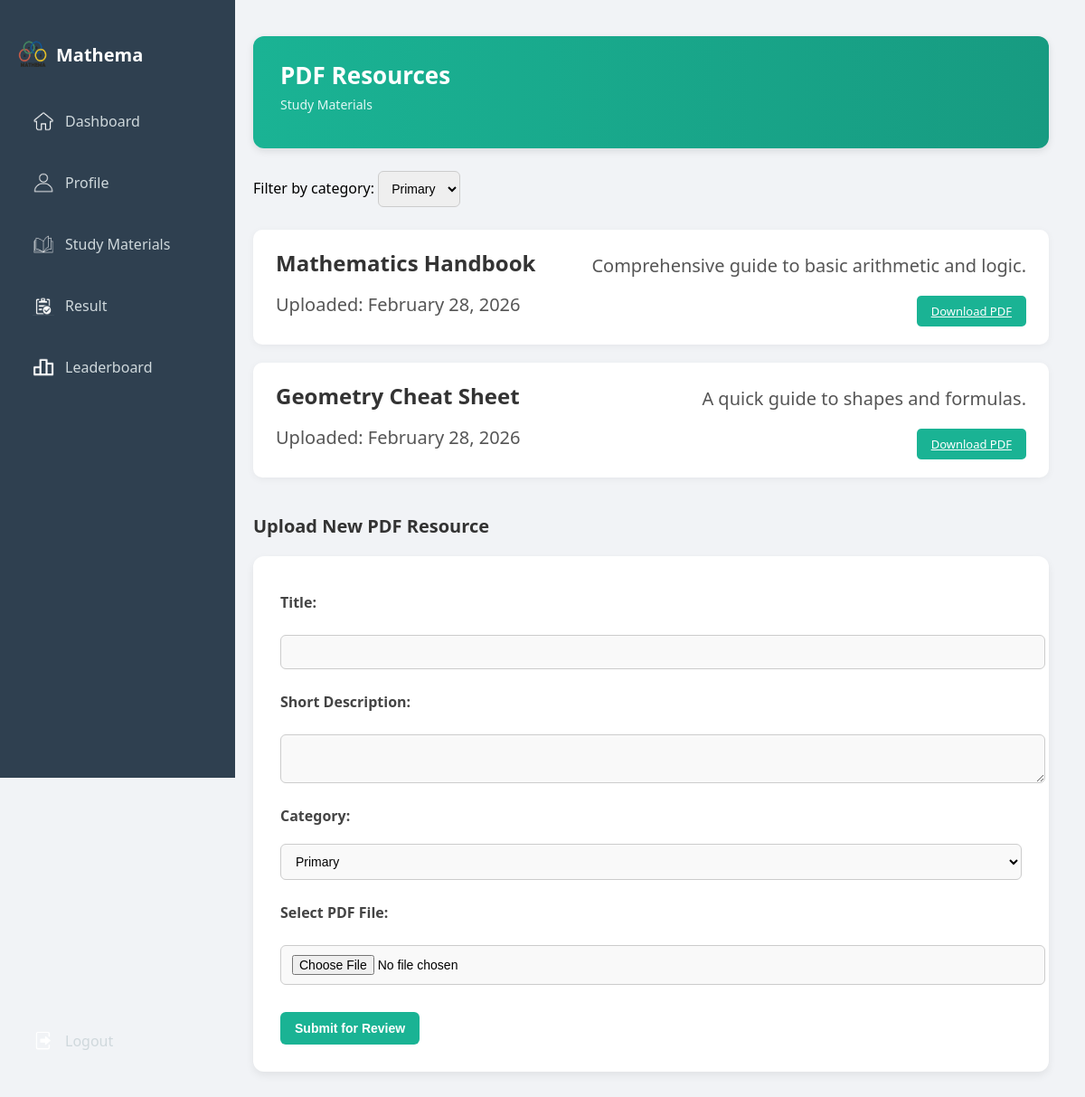
Screenshot of /dashboard/resources.php?category=Primary with the database file from the repository.
### tables this page shows
CREATE TABLE `resources` (
  `id` int(11) NOT NULL,
  `title` varchar(255) NOT NULL,
  `description` text NOT NULL,
  `filename` varchar(255) NOT NULL,
  `category` varchar(50) NOT NULL,
  `status` varchar(20) DEFAULT 'pending',
  `uploaded_at` timestamp NOT NULL DEFAULT CURRENT_TIMESTAMP
);

### dashboard/resources.php (the view, shortened to what this page needs)
<?php
require_once 'pdo.php';
$category = $_GET['category'] ?? '';
?>
<!DOCTYPE html>
<html lang="en">
<head>
  <link rel="stylesheet" href="css/sidebar.css" />
  <link rel="stylesheet" href="css/resources.css" />
</head>
<body>
<div class="layout">
  <div class="sidebar">
      <div class="logo">
        <img src="images/logo.png" alt="Mathema Logo">
        <h2>Mathema</h2>
      </div>
      <ul>
        <li class="sidebarItems"><a href="dashboard.php"><img src="images/home.png"> Dashboard</a></li>
        <li class="sidebarItems"><a href="profile-page.php"><img src="images/profile.png"> Profile</a></li>
        <li class="sidebarItems"><a href="resources.php"><img src="images/resources.png"> Study Materials</a></li>
        <li class="sidebarItems"><a href="result.php"><img src="images/result.png"> Result</a></li>
        <li class="sidebarItems"><a href="leaderboard.php"><img src="images/rank.png" alt=""> Leaderboard</a></li>
        <li class="logout"><a href="../MyMathema.php"><img src="images/logout.png"> Logout</a></li>
      </ul>
    </div>
  <div class="main-content">
    <div class="pdf-header">
      <h1>PDF Resources</h1>
      <p class="subtext">Study Materials</p>
    </div>
    <div class="filter-section">
      <label for="categoryFilter">Filter by category:</label>
      <select id="categoryFilter">
        <?php
          $categories = ['Primary', 'Junior', 'Senior', 'Open'];
          foreach ($categories as $cat) {
              $selected = ($cat === $category) ? 'selected' : '';
              echo "<option value=\"$cat\" $selected>$cat</option>";
          }
        ?>
      </select>
    </div>
    <div class="resource-list">
      <?php
      $stmt = $pdo->prepare("SELECT * FROM resources WHERE category = ? AND status = 'approved' ORDER BY uploaded_at DESC");
      $stmt->execute([$category]);
      $resources = $stmt->fetchAll();
      if (empty($resources)) {
          echo "<p>No resources uploaded yet for your category.</p>";
      } else {
          foreach ($resources as $res) {
              echo "<div class='resource-card'>";
              echo "<h4>" . htmlspecialchars($res['title']) . "</h4>";
              echo "<p>" . htmlspecialchars($res['description']) . "</p>";
              echo "<p>Uploaded: " . date('F j, Y', strtotime($res['uploaded_at'])) . "</p>"."<br>";
              echo "<a class='download-btn' href='uploads/" . htmlspecialchars($res['filename']) . "' download>Download PDF</a>";
              echo "</div>";
          }
      }
      ?>
    </div>
    <div class="upload-section">
      <h3>Upload New PDF Resource</h3>
      <form action="upload-resource.php" method="POST" enctype="multipart/form-data">
        <label for="title">Title:</label>
        <input type="text" name="title" required>
        <label for="description">Short Description:</label>
        <textarea name="description" rows="2" required></textarea>
        <label for="category">Category:</label>
        <select name="category" required>
          <option value="Primary">Primary</option>
        </select>
        <label for="pdf">Select PDF File:</label>
        <input type="file" name="pdf" accept="application/pdf" required>
        <button type="submit" class="action-button">Submit for Review</button>
      </form>
    </div>
  </div>
</div>
</body>
</html>

### dashboard/css/sidebar.css (style rules this page uses)
body { font-family: 'Segoe UI', sans-serif; background-color: #f1f3f6; margin: 0; padding: 0; }
.layout { display: flex; min-height: 100vh; }
.sidebar { width: 220px; background-color: #2f4050; color: #fff; padding: 30px 20px; height: 100vh; position: fixed; top: 0; left: 0; }
.sidebar .logo { display: flex; align-items: center; gap: 10px; margin-bottom: 20px; }
.sidebar .logo img { width: 32px; height: 32px; }
.sidebar .logo h2 { font-size: 20px; font-weight: bold; color: #fff; }
.sidebar ul { list-style: none; padding: 0; }
.sidebarItems { margin: 20px 0; }
.sidebarItems a { display: flex; align-items: center; gap: 12px; padding: 12px 16px; text-decoration: none; color: #cfd8dc; border-radius: 6px; transition: background-color 0.3s ease; }
.sidebar ul li a img { width: 24px; height: 24px; object-fit: contain; filter: brightness(0) invert(1); }
.logout { margin: 20px 0; }
.logout a { position: fixed; display: flex; align-items: center; bottom: 0; margin-bottom: 50px; min-width: 188px; gap: 12px; padding: 12px 16px; text-decoration: none; color: #cfd8dc; border-radius: 6px; transition: background-color 0.3s ease; }
.main-content { margin-left: 240px; padding: 40px; width: calc(100% - 240px); }

### dashboard/css/resources.css (style rules this page uses)
.pdf-header { background: linear-gradient(to right, #1ab394, #179b81); padding: 25px 30px; border-radius: 12px; color: white; box-shadow: 0 3px 8px rgba(0,0,0,0.1); margin-bottom: 25px; }
.pdf-header h1 { font-size: 26px; margin: 0; }
.pdf-header .subtext { font-size: 14px; color: #e0f7f4; margin-top: 5px; }
.filter-section { margin-bottom: 25px; }
.filter-section select { padding: 10px; font-size: 14px; border: 1px solid #ccc; border-radius: 6px; }
.resource-list { display: flex; flex-direction: column; gap: 20px; }
.resource-card { background: #fff; padding: 20px 25px; border-radius: 10px; box-shadow: 0 2px 8px rgba(0,0,0,0.05); }
.resource-card h4 { margin: 0 0 8px; font-size: 18px; color: #333; }
.resource-card p { font-size: 14px; color: #555; margin: 0 0 5px; }
.download-btn { background-color: #1ab394; color: white; padding: 8px 16px; font-size: 13px; border: none; border-radius: 5px; cursor: pointer; margin-top: 10px; }
.upload-section { margin-top: 40px; }
.upload-section form { background: #fff; padding: 25px; border-radius: 10px; box-shadow: 0 2px 6px rgba(0,0,0,0.1); }
.upload-section h3 { margin-bottom: 15px; font-size: 18px; }
.upload-section label { font-weight: 600; display: block; margin-top: 10px; }
.upload-section input, .upload-section textarea { width: 100%; padding: 8px; margin-top: 5px; border-radius: 5px; border: 1px solid #ccc; }
.upload-section button { margin-top: 15px; }
.upload-section form { background: #fff; padding: 30px; border-radius: 12px; box-shadow: 0 4px 10px rgba(0, 0, 0, 0.07); display: flex; flex-direction: column; gap: 15px; }
.upload-section h3 { margin-bottom: 20px; font-size: 20px; font-weight: 600; color: #333; }
.upload-section label { font-weight: 600; margin-bottom: 5px; color: #444; }
.upload-section input[type="text"], .upload-section textarea, .upload-section select, .upload-section input[type="file"] { width: 100%; padding: 10px 12px; font-size: 14px; border-radius: 6px; border: 1px solid #ccc; background-color: #f9f9f9; transition: border 0.3s ease; }
.upload-section button { background-color: #1ab394; color: white; font-size: 14px; font-weight: bold; padding: 10px 16px; border: none; border-radius: 6px; cursor: pointer; align-self: flex-start; transition: background-color 0.3s ease; }
.resource-card { display: flex; justify-content: space-between; flex-wrap: wrap; padding: 20px 25px; border-radius: 10px; background: #fff; box-shadow: 0 2px 8px rgba(0, 0, 0, 0.05); font-size: 17px; }
.resource-card h4 { font-size: 24px; margin-bottom: 10px; }
.resource-card p { font-size: 20px; margin: 6px 0; }

### rows the page displays
resources: title "Mathematics Handbook", description "Comprehensive guide to basic arithmetic and logic.", uploaded_at "February 28, 2026"
resources: title "Geometry Cheat Sheet", description "A quick guide to shapes and formulas.", uploaded_at "February 28, 2026"

### other values shown
form field value "Primary"
